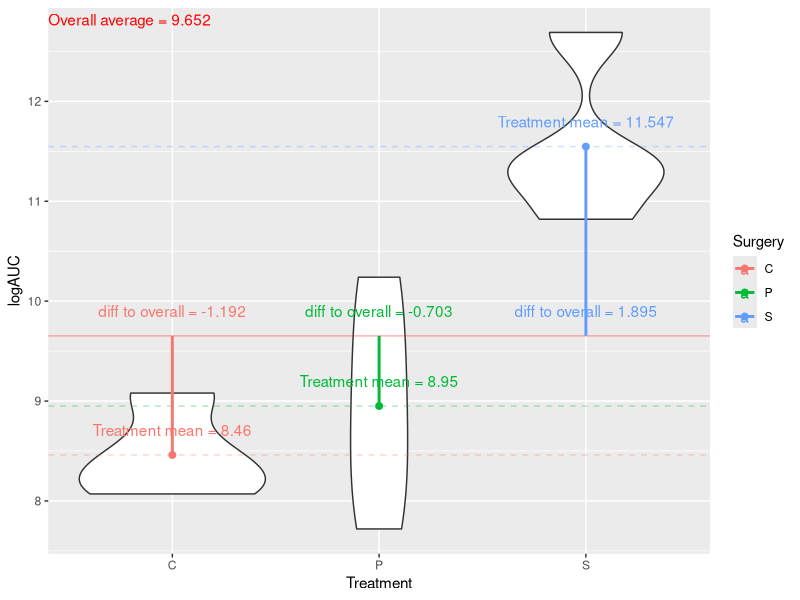
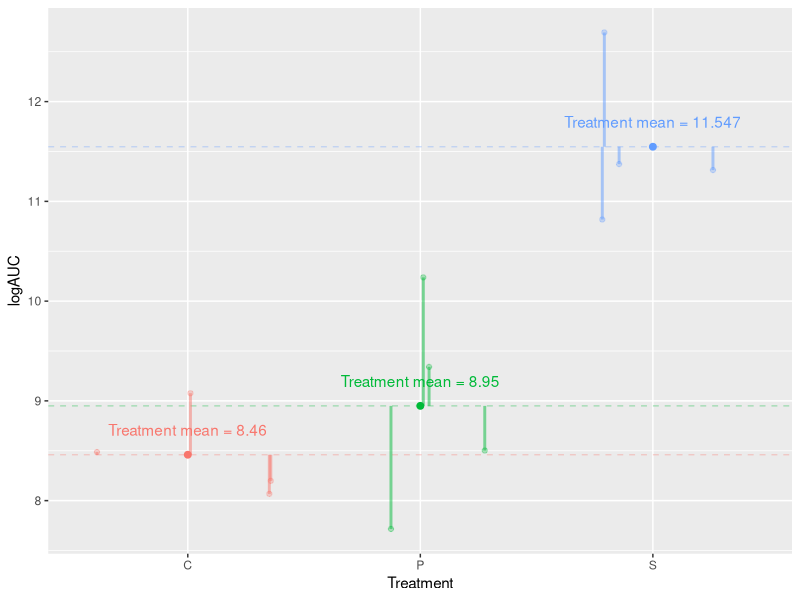

Reproduce these figures in R, in order.
## ---- chunk 1
library(tidyverse)
rats <- read_csv("../data/crd_rats_data.csv")
rats$Surgery <- as_factor(rats$Surgery)
## ---- chunk 2
means <- rats %>% group_by(Surgery) %>% summarise(avg = mean(logAUC))
mean <- mean(rats$logAUC)
means$ends <- mean
ggplot(rats, aes(x = Surgery, y = logAUC)) + 
    geom_violin()  + 
  ylab("logAUC") +
  xlab("Treatment") +
  geom_point(data = means, aes(x = Surgery, y = avg, color = Surgery), size = 2) +
  geom_text(data = means, aes(x = Surgery, y = avg + 0.25, color = Surgery, label = paste0("Treatment mean = ",round(avg,3)))) +
  geom_hline(data = means, aes(yintercept = avg, color = Surgery), alpha = 0.3, lty = 2) +
  geom_hline(yintercept = mean, color = "red", alpha = 0.3) +
  annotate(geom = 'text', label = paste0("Overall average = ",round(mean,3)) , 
           x = -Inf, y = Inf, hjust = 0, vjust = 1.5, color = "red") +
  geom_segment(data = means, aes(x = Surgery, y = avg, xend = Surgery, yend = ends,color = Surgery), size = 1) +
  geom_text(data = means, aes(x = Surgery, y = ends + 0.25, color = Surgery, label = paste0("diff to overall = ",round(avg - ends,3))))
  
  
## ---- chunk 3
rats_df <- rats %>% mutate(ov_avg = mean(logAUC)) %>% 
  group_by(Surgery) %>% mutate(tr_avg = mean(logAUC), tr_avg_minus_ov_avg = mean(logAUC) - ov_avg,
                               obvs_minus_tr_avg = logAUC - mean(logAUC))
jit <- ggplot() + 
  geom_jitter(data = rats, aes(x = Surgery, y = logAUC))

rats_df$x_points <- layer_data(jit)$x
rats_df$y_points <- layer_data(jit)$y

ggplot() + 
  ylab("logAUC") +
  xlab("Treatment") +
  geom_point(data = means, aes(x = Surgery, y = avg, color = Surgery), size = 2) +
  geom_text(data = means, aes(x = Surgery, y = avg + 0.25, color = Surgery, 
                              label = paste0("Treatment mean = ",round(avg,3)))) +
  geom_hline(data = means, aes(yintercept = avg, color = Surgery), alpha = 0.3, lty = 2) +
  geom_point(data = rats_df, aes(x = x_points, y = y_points, color = Surgery), alpha = 0.3) +
  geom_segment(data = rats_df, aes(x = x_points, y = y_points, 
                                   xend = x_points, yend = tr_avg,color = Surgery), 
               size = 1, alpha = 0.5) +
    theme(legend.position = "none")
